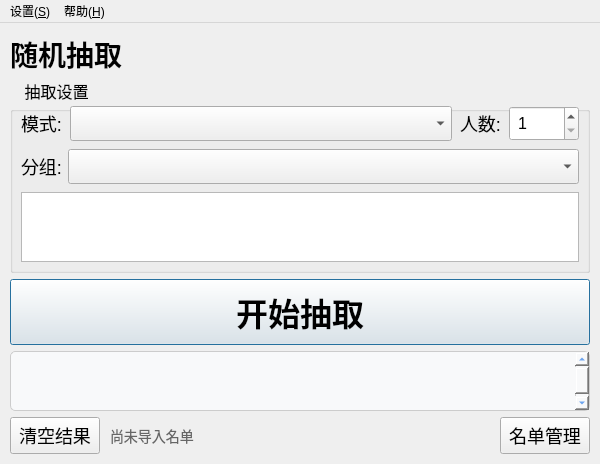
<?xml version="1.0" encoding="UTF-8"?>
<ui version="4.0">
 <class>NamePickerMainWindow</class>
 <widget class="QMainWindow" name="NamePickerMainWindow">
  <property name="geometry">
   <rect>
    <x>0</x>
    <y>0</y>
    <width>600</width>
    <height>380</height>
   </rect>
  </property>
  <property name="windowTitle">
   <string>随机点名器</string>
  </property>
  <widget class="QWidget" name="centralwidget">
   <layout class="QVBoxLayout" name="mainLayout" stretch="0,0,0,1,0">
    <property name="spacing">
     <number>6</number>
    </property>
    <property name="leftMargin">
     <number>10</number>
    </property>
    <property name="topMargin">
     <number>10</number>
    </property>
    <property name="rightMargin">
     <number>10</number>
    </property>
    <property name="bottomMargin">
     <number>10</number>
    </property>
    <item>
     <widget class="QLabel" name="titleLabel">
      <property name="styleSheet">
       <string notr="true">font-size: 28px; font-weight: bold; font-family: &quot;微软雅黑&quot;; </string>
      </property>
      <property name="text">
       <string>随机抽取</string>
      </property>
     </widget>
    </item>
    <item>
     <widget class="QGroupBox" name="setBox">
      <property name="styleSheet">
       <string notr="true">QGroupBox { font-size: 16px; margin-top: 6px; } QGroupBox::title { subcontrol-origin: margin; left: 8px; padding: 0 4px; font-size: 18px; font-weight: bold; } QComboBox, QSpinBox { font-size: 16px; padding: 4px; }</string>
      </property>
      <property name="title">
       <string>抽取设置</string>
      </property>
      <layout class="QVBoxLayout" name="setLayout">
       <property name="spacing">
        <number>8</number>
       </property>
       <property name="leftMargin">
        <number>10</number>
       </property>
       <property name="topMargin">
        <number>18</number>
       </property>
       <property name="rightMargin">
        <number>10</number>
       </property>
       <property name="bottomMargin">
        <number>10</number>
       </property>
       <item>
        <layout class="QHBoxLayout" name="modeRow" stretch="0,1,0,0">
         <item>
          <widget class="QLabel" name="modeLabel">
           <property name="styleSheet">
            <string notr="true">font-size: 18px;</string>
           </property>
           <property name="text">
            <string>模式:</string>
           </property>
          </widget>
         </item>
         <item>
          <widget class="QComboBox" name="mode_combo">
           <property name="minimumSize">
            <size>
             <width>0</width>
             <height>35</height>
            </size>
           </property>
          </widget>
         </item>
         <item>
          <widget class="QLabel" name="countLabel">
           <property name="styleSheet">
            <string notr="true">font-size: 18px;</string>
           </property>
           <property name="text">
            <string>人数:</string>
           </property>
          </widget>
         </item>
         <item>
          <widget class="QSpinBox" name="count_spin">
           <property name="minimumSize">
            <size>
             <width>70</width>
             <height>35</height>
            </size>
           </property>
           <property name="maximumSize">
            <size>
             <width>70</width>
             <height>16777215</height>
            </size>
           </property>
           <property name="minimum">
            <number>1</number>
           </property>
           <property name="maximum">
            <number>9999</number>
           </property>
           <property name="value">
            <number>1</number>
           </property>
          </widget>
         </item>
        </layout>
       </item>
       <item>
        <widget class="QWidget" name="single_row" native="true">
         <property name="visible">
          <bool>false</bool>
         </property>
         <layout class="QHBoxLayout" name="singleRowLayout" stretch="0,1">
          <property name="leftMargin">
           <number>0</number>
          </property>
          <property name="topMargin">
           <number>0</number>
          </property>
          <property name="rightMargin">
           <number>0</number>
          </property>
          <property name="bottomMargin">
           <number>0</number>
          </property>
          <item>
           <widget class="QLabel" name="singleLabel">
            <property name="styleSheet">
             <string notr="true">font-size: 18px;</string>
            </property>
            <property name="text">
             <string>分组:</string>
            </property>
           </widget>
          </item>
          <item>
           <widget class="QComboBox" name="single_combo">
            <property name="minimumSize">
             <size>
              <width>0</width>
              <height>35</height>
             </size>
            </property>
           </widget>
          </item>
         </layout>
        </widget>
       </item>
       <item>
        <widget class="QWidget" name="multi_widget" native="true">
         <property name="visible">
          <bool>false</bool>
         </property>
         <layout class="QVBoxLayout" name="multiLayout">
          <property name="leftMargin">
           <number>0</number>
          </property>
          <property name="topMargin">
           <number>0</number>
          </property>
          <property name="rightMargin">
           <number>0</number>
          </property>
          <property name="bottomMargin">
           <number>0</number>
          </property>
          <item>
           <widget class="QListWidget" name="multi_list">
            <property name="maximumSize">
             <size>
              <width>16777215</width>
              <height>80</height>
             </size>
            </property>
            <property name="styleSheet">
             <string notr="true">font-size: 16px;</string>
            </property>
           </widget>
          </item>
         </layout>
        </widget>
       </item>
      </layout>
     </widget>
    </item>
    <item>
     <widget class="QPushButton" name="draw_btn">
      <property name="styleSheet">
       <string notr="true">font-size: 32px; padding: 8px; font-weight: bold;</string>
      </property>
      <property name="text">
       <string>开始抽取</string>
      </property>
      <property name="default">
       <bool>true</bool>
      </property>
     </widget>
    </item>
    <item>
     <widget class="QTextEdit" name="display">
      <property name="minimumSize">
       <size>
        <width>0</width>
        <height>60</height>
       </size>
      </property>
      <property name="styleSheet">
       <string notr="true">font-size: 48px; font-weight: bold; color: #1a73e8; background-color: #f8f9fa; border: 1px solid #ccc; border-radius: 5px;</string>
      </property>
      <property name="readOnly">
       <bool>true</bool>
      </property>
     </widget>
    </item>
    <item>
     <layout class="QHBoxLayout" name="bottom" stretch="0,1,0">
      <property name="spacing">
       <number>10</number>
      </property>
      <item>
       <widget class="QPushButton" name="clear_result_btn">
        <property name="styleSheet">
         <string notr="true">padding: 4px 8px; font-size: 18px;</string>
        </property>
        <property name="text">
         <string>清空结果</string>
        </property>
       </widget>
      </item>
      <item>
       <widget class="QLabel" name="status_label">
        <property name="styleSheet">
         <string notr="true">color: #666; font-size: 14px;</string>
        </property>
        <property name="text">
         <string>尚未导入名单</string>
        </property>
       </widget>
      </item>
      <item>
       <widget class="QPushButton" name="admin_btn">
        <property name="styleSheet">
         <string notr="true">padding: 4px 8px; font-size: 18px;</string>
        </property>
        <property name="text">
         <string>名单管理</string>
        </property>
       </widget>
      </item>
     </layout>
    </item>
   </layout>
  </widget>
    <widget class="QMenuBar" name="menubar">
      <property name="geometry">
        <rect>
        <x>0</x>
        <y>0</y>
        <width>600</width>
        <height>22</height>
        </rect>
      </property>
      <widget class="QMenu" name="menuSettings">
        <property name="title">
        <string>设置(&amp;S)</string>
        </property>
        <addaction name="actionDismissSettings"/>
      </widget>
      <widget class="QMenu" name="menuHelp">
        <property name="title">
        <string>帮助(&amp;H)</string>
        </property>
        <addaction name="actionAbout"/>
      </widget>
      <addaction name="menuSettings"/>
      <addaction name="menuHelp"/>
      </widget>
      <action name="actionDismissSettings">
      <property name="text">
        <string>防拖堂设置…</string>
      </property>
      </action>
      <action name="actionAbout">
      <property name="text">
        <string>版本信息…</string>
      </property>
      </action>
 </widget>
 <resources/>
 <connections/>
</ui>
